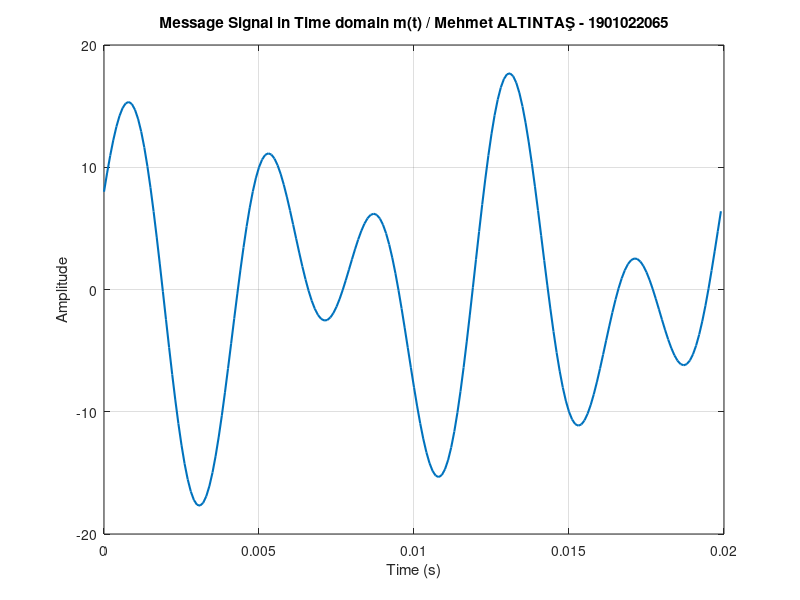
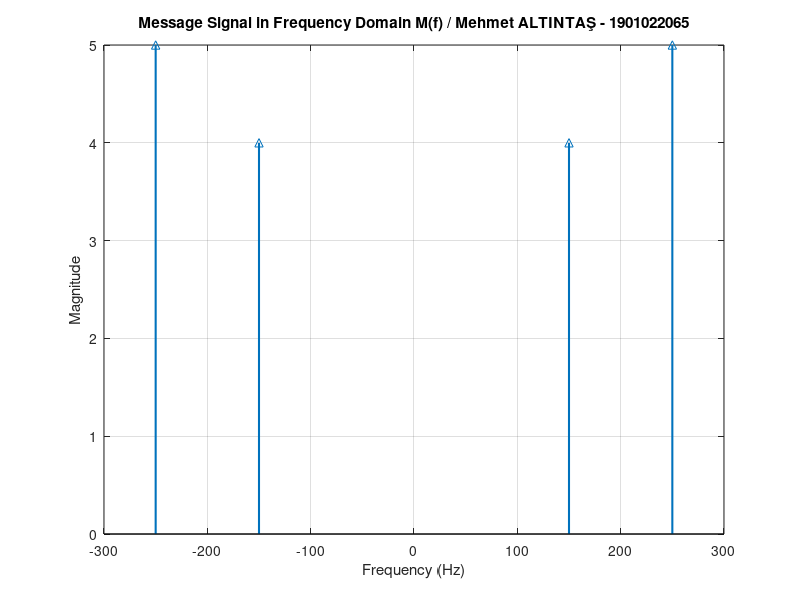

Write the MATLAB code that produced these figures, in order.
% Mehmet ALTINTAŞ - 1901022065
% ELEC 361 PROJE - PROBLEM A

% Parameters
f1 = 150; % Hz
f2 = 250; % Hz
A1 = 8;
A2 = 10;

% Fundamental period to show one cycle of the combined waveform
T = 1/50;  % 0.02 s
Fs = 10000; % Sampling frequency (high enough to capture frequencies)
t = 0:1/Fs:T-1/Fs; 

% Message signal
m = A1*cos(2*pi*f1*t) + A2*sin(2*pi*f2*t);

% Plot the time-domain signal
figure;
plot(t, m, 'LineWidth', 1.5);
xlabel('Time (s)');
ylabel('Amplitude');
title('Message Signal in Time domain m(t) / Mehmet ALTINTAŞ - 1901022065');
grid on;

% Compute the Fourier Transform (using FFT)
N = length(m);
M = fft(m);   % Discrete Fourier Transform
M_mag = abs(M)/N;  % Normalize the magnitude

% Frequency axis for plotting (two-sided)
f_axis = (-N/2:N/2-1)*(Fs/N);

% Shift FFT for plotting
M_mag_shifted = fftshift(M_mag);

% Define a threshold to remove near-zero amplitudes
threshold = 1e-3; % Adjust this value as needed

% Identify indices where magnitude is above the threshold
nonzero_indices = M_mag_shifted > threshold;

% Filter the frequency axis and magnitude spectrum
f_axis_nonzero = f_axis(nonzero_indices);
M_mag_nonzero = M_mag_shifted(nonzero_indices);

% Plot the magnitude spectrum (two-sided) 
figure;
stem(f_axis_nonzero, M_mag_nonzero, '^', 'LineWidth', 1.5);
xlabel('Frequency (Hz)');
ylabel('Magnitude');
title('Message Signal in Frequency Domain M(f) / Mehmet ALTINTAŞ - 1901022065');
xlim([-300 300]); % Focus around the expected frequency lines
grid on;
